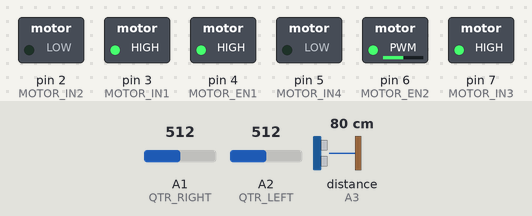
Bench run of a sketch on a simulated Arduino Uno, built with avr-gcc and run on an emulated ATmega328P. Parts: switched loads named in the sketch (green lamp = pin HIGH). Dashed ring = blinking. The inputs (shaded band) are chosen by the test bench; at power-on: A1 (QTR_RIGHT) = 512, A2 (QTR_LEFT) = 512, distance to the obstacle (sensor on A3) 80 cm.

Above: at 1.2 s.
1.3 s: A1 (QTR_RIGHT) set to 64
2.8 s: A1 (QTR_RIGHT) set to 57
At 3.01 s:
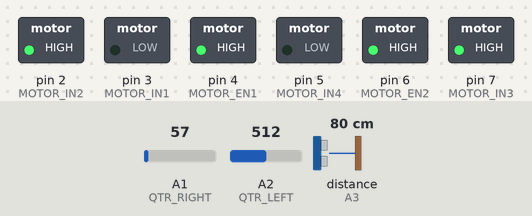
5.8 s: A2 (QTR_LEFT) set to 65
8.8 s: A2 (QTR_LEFT) set to 53
At 10.49 s:
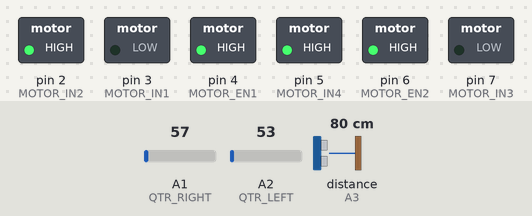
11.8 s: A2 (QTR_LEFT) set to 122
At 12.11 s:
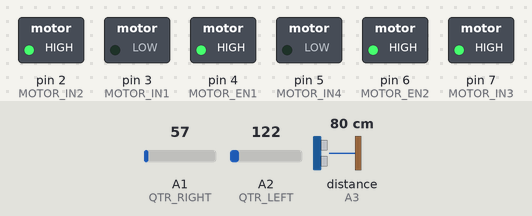
14.8 s: A2 (QTR_LEFT) set to 0
At 16.99 s:
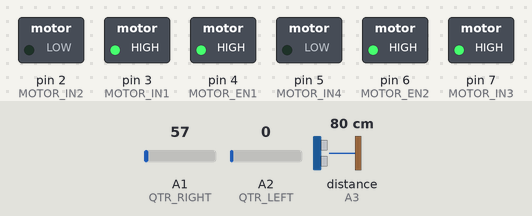
Timing chart, 0 to 18.8 s (numbered marks = the images above; inputs shaded):
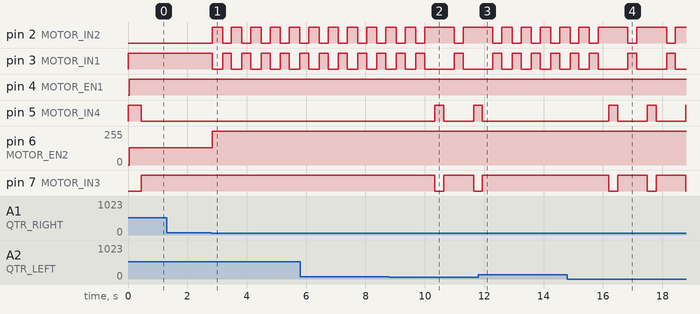

The sketch:

SumoV9.ino
```cpp
#include "bluetooth.h"
#include "control.h"


void setup() {
  // put your setup code here, to run once:
  Serial.begin(9600);
}

void loop() {
  Sumo sumo;
  sumo.sumo();
}
```

bluetooth.h
```cpp
#ifndef _BLUETOOTH_H
#define _BLUETOOTH_H

#include <arduino.h>
#include <SoftwareSerial.h>

class Bluetooth {
private:
  // Portas bluetooth
  static const int BLUETOOTH_RX = 12;
  static const int BLUETOOTH_TX = 8;

  SoftwareSerial Serial;

public:
  Bluetooth()
    : Serial(BLUETOOTH_RX, BLUETOOTH_TX) {}

  void clearSerial(void) {
    // Função para limpar a serial do controle
    for (int i = 0; i < 7; i++) {
      Serial.print(";");
    }
    Serial.println();
  }
};

#endif
```

control.h
```cpp
// Não é necessário incluir "bluetooth.h" aqui, pois é incluído posteriormente

#ifndef _CONTROL_H
#define _CONTROL_H

#include <arduino.h>
#include "qtr.h"
#include "motor.h"
#include "sharp.h"
#include "sumo.h"

class Control {
private:
  Qtr qtr;
  Motor motor;
  Sharp sharp;
  Sumo sumo;

public:
  void setup() {
    // Coloque seu código de configuração aqui, para ser executado apenas uma vez:
    Serial.begin(9600);
  }

  void loop() {
    sumo.sumo();
  }

  void advancedOption(char option) {
    // Função para controlar as opções avançadas
    switch (option) {
      case '0':
      case '2':
      case '4':
      case '6':
      case '8':
        motor.motorOption(option, 255, 255);
        break;

      case 'b':
        qtr.readFloor();
        break;
      case 'c':
        sharp.getDistance();
        break;
      case 'x':
        sumo.sumo();
        break;
    }
  }
};

#endif
```

motor.h
```cpp
#ifndef _MOTOR_H
#define _MOTOR_H

#include <arduino.h>

class Motor {
private:
  // Portas driver motor
  static const int MOTOR_IN1 = 3;
  static const int MOTOR_IN2 = 2;
  static const int MOTOR_IN3 = 7;
  static const int MOTOR_IN4 = 5;
  static const int MOTOR_EN1 = 4;
  static const int MOTOR_EN2 = 6;

public:
  void motorControl(int speedLeft, int speedRight) {
    // Função para controle do driver de motor

    // Definições das portas digitais
    pinMode(MOTOR_IN1, OUTPUT);
    pinMode(MOTOR_IN2, OUTPUT);
    pinMode(MOTOR_IN3, OUTPUT);
    pinMode(MOTOR_IN4, OUTPUT);
    pinMode(MOTOR_EN1, OUTPUT);
    pinMode(MOTOR_EN2, OUTPUT);

    // Ajustes motor da esquerda
    if (speedLeft < 0) {
      speedLeft = -speedLeft;
      digitalWrite(MOTOR_IN3, HIGH);
      digitalWrite(MOTOR_IN4, LOW);
    } else {
      digitalWrite(MOTOR_IN3, LOW);
      digitalWrite(MOTOR_IN4, HIGH);
    }

    // Ajustes motor da direita
    if (speedRight < 0) {
      speedRight = -speedRight;
      digitalWrite(MOTOR_IN1, LOW);
      digitalWrite(MOTOR_IN2, HIGH);
    } else {
      digitalWrite(MOTOR_IN1, HIGH);
      digitalWrite(MOTOR_IN2, LOW);
    }
    analogWrite(MOTOR_EN1, speedLeft);
    analogWrite(MOTOR_EN2, speedRight);
  }

  void motorOption(char option, int speedLeft, int speedRight) {
    // Função para controle de motor com pre definições
    switch (option) {
      case '6':  // Esquerda
        motorControl(-speedLeft, speedRight);
        break;
      case '4':  // Direita
        motorControl(speedLeft, -speedRight);
        break;
      case '2':  // Trás
        motorControl(-speedLeft, -speedRight);
        break;
      case '8':  // Frente
        motorControl(speedLeft, speedRight);
        break;
      case '0':  // Parar
        motorControl(0, 0);
        break;
    }
  }
};

#endif
```

qtr.h
```cpp
#ifndef _QTR_H
#define _QTR_H

#include <arduino.h>
#include "bluetooth.h"

// Portas sensor QTR
#define QTR_LEFT A2
#define QTR_RIGHT A1
class Qtr {
private:


  Bluetooth bluetooth;

public:
  void readFloor(void) {
    // Função para leitura do chão
    bluetooth.clearSerial();
    Serial.print("QTR_LEFT: ");
    Serial.print(analogRead(QTR_LEFT));
    Serial.print("; ");
    Serial.print("QTR_RIGHT: ");
    Serial.print(analogRead(QTR_RIGHT));
    Serial.print("; ");
  }
};

#endif
```

sharp.h
```cpp
#ifndef _SHARP_H
#define _SHARP_H

#include <SharpIR.h>
#include <arduino.h>
#include "bluetooth.h"

class Sharp {
private:
  // Portas dos sharps
  static const int SHARP_FRONT = A3;
  static const int MODEL = 1080;

  SharpIR sharpFront;

  Bluetooth bluetooth;

public:
  Sharp()
    : sharpFront(SHARP_FRONT, MODEL) {}

  int getDistance() {
    return sharpFront.distance();
  }
};

#endif
```

sumo.h
```cpp
#ifndef _SUMO_H
#define _SUMO_H
#include <arduino.h>
#include "sharp.h"
#include "motor.h"

int ciclo = 0;

class Sumo {
private:
  static const int DISTANCE = 40;
  static const int COLORFLOOR = 60;
  static const int CURRECT_TIME = 350;
  static const int CURRECT_TIME2 = 300;
  static const int MAXIMUM_SPEED = 255;
  static const int SEARCH_SPEED = 128;
  static const int OPTION_TIME = 50;
  static const int TIME_ATTACK = 500;

  Sharp sharp;
  Motor motor;

  boolean flag = true;
  int option = 0;

  long timeAttackStart, timeAttackNow;

public:
  void sumo(void) {
    motor.motorOption('0', 0, 0);
    long timeStart = millis();

    while (true) {
      ciclo++;

      long timeNow = millis();

      if (testColorFloor()) {
        if (testDistance()) {
          int sharp_front = sharp.getDistance();

          if (ciclo < 10) {
            motor.motorOption('8', SEARCH_SPEED, SEARCH_SPEED);
          }
          if (ciclo > 10) {
            motor.motorOption('6', SEARCH_SPEED, SEARCH_SPEED);
          }
          if (sharp_front < DISTANCE) {
            motor.motorOption('0', 0, 0);
            delay(100);
            if (sharp_front > DISTANCE) {
              motor.motorOption('4', SEARCH_SPEED, SEARCH_SPEED);
              delay(200);
            }
          }
          continue;
        }
      }
    }
  }


private:
  boolean testDistance(void) {
    int sharp_front = sharp.getDistance();
    if (sharp_front < DISTANCE) {
      motor.motorOption('8', MAXIMUM_SPEED, MAXIMUM_SPEED);  // frente 100%
      return false;
    }
    timeAttackStart = 500;
    return true;
  }

  // Sensores do chão
  boolean testColorFloor(void) {
    int qtr_left = analogRead(QTR_LEFT);
    int qtr_right = analogRead(QTR_RIGHT);
    if (qtr_left < COLORFLOOR || qtr_right < COLORFLOOR) {
      if (qtr_left < COLORFLOOR && qtr_right < COLORFLOOR) {
        motor.motorOption('2', MAXIMUM_SPEED, MAXIMUM_SPEED);
        delay(CURRECT_TIME);
        if (flag) {
          flag = false;
          motor.motorOption('4', MAXIMUM_SPEED, MAXIMUM_SPEED);
          delay(CURRECT_TIME2);
        } else {
          flag = true;
          motor.motorOption('6', MAXIMUM_SPEED, MAXIMUM_SPEED);
          delay(CURRECT_TIME2);
        }
      } else if (qtr_left < COLORFLOOR) {
        motor.motorOption('2', MAXIMUM_SPEED, MAXIMUM_SPEED);
        delay(CURRECT_TIME);
        motor.motorOption('4', MAXIMUM_SPEED, MAXIMUM_SPEED);
        delay(CURRECT_TIME2);
        flag = true;
      } else if (qtr_right < COLORFLOOR) {
        motor.motorOption('2', MAXIMUM_SPEED, MAXIMUM_SPEED);
        delay(CURRECT_TIME);
        motor.motorOption('6', MAXIMUM_SPEED, MAXIMUM_SPEED);
        delay(CURRECT_TIME2);
        flag = false;
      }
      return false;
    }
    return true;
  }
};

#endif
```

Measured:
- the behaviour switches between 60 and 59 on A1 (QTR_RIGHT) (found by bisection; images 0 and 1)
- the behaviour switches between 60 and 59 on A2 (QTR_LEFT) (found by bisection; images 1 and 2)
- after the input at 1.3 s, every drawn part: stays the same
- after the input at 2.8 s, pin 2 (MOTOR_IN2): alternates HIGH for 0.35 s and LOW for 0.30 s, starting at once; pin 3 (MOTOR_IN1): alternates HIGH for 0.30 s and LOW for 0.35 s, starting at once; pin 6 (MOTOR_EN2): 128/255 → 255/255 at once
- after the input at 8.8 s, pin 5 (MOTOR_IN4): LOW → HIGH after 1.5 s, → LOW 0.30 s later, → HIGH 1.0 s later; pin 7 (MOTOR_IN3): HIGH → LOW after 1.5 s, → HIGH 0.30 s later, → LOW 1.0 s later
- after the input at 11.8 s, pin 2 (MOTOR_IN2): alternates HIGH for 0.35 s and LOW for 0.30 s, starting after 1.1 s; pin 3 (MOTOR_IN1): alternates HIGH for 0.30 s and LOW for 0.35 s, starting after 1.1 s; pin 5 (MOTOR_IN4): goes on until 11.9 s, then stays LOW; pin 7 (MOTOR_IN3): goes on until 11.9 s, then stays HIGH
- after the input at 14.8 s, pin 5 (MOTOR_IN4): alternates HIGH for 0.30 s and LOW for 1.0 s, starting after 1.4 s; pin 7 (MOTOR_IN3): alternates HIGH for 1.0 s and LOW for 0.30 s, starting after 1.4 s
